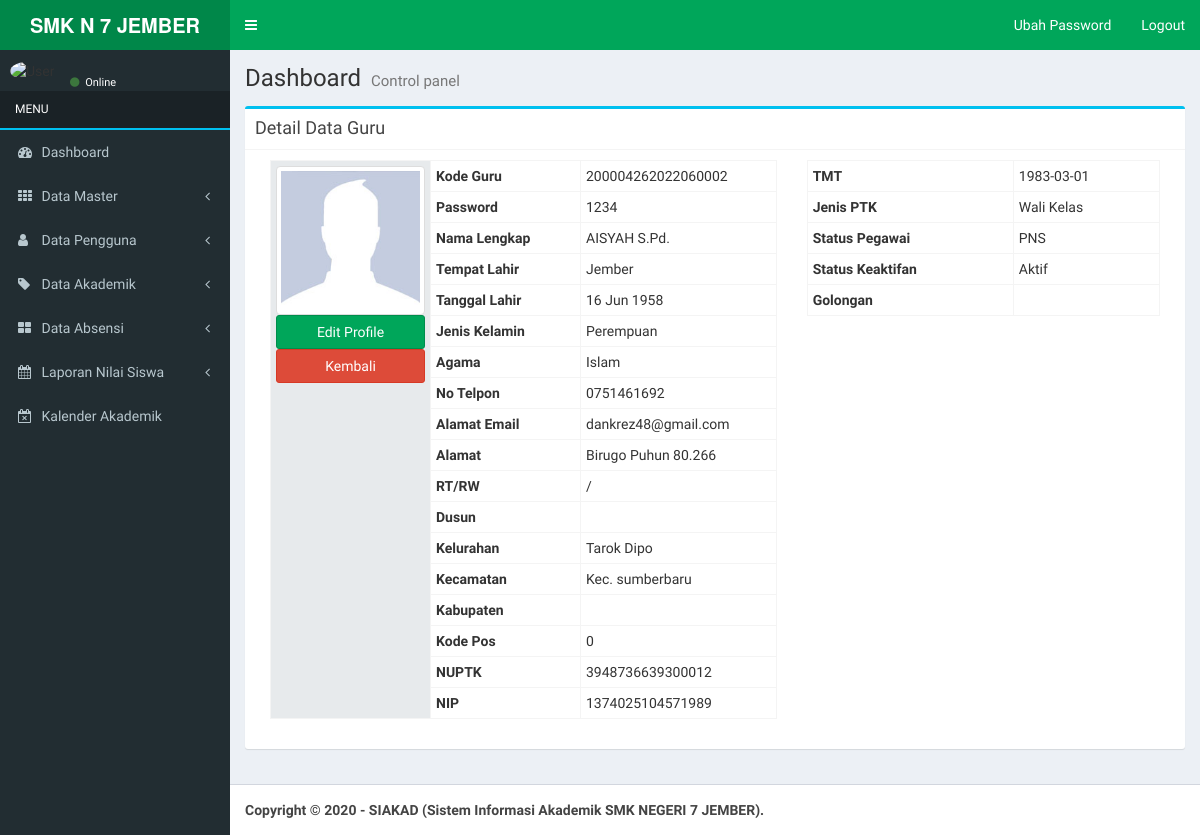
The app's page /index.php?view=guru&act=detailguru&id=200004262022060002 (signed in) with its own data.
### tables this page shows
CREATE TABLE `guru` (
  `nip` varchar(30) NOT NULL,
  `password` varchar(255) NOT NULL,
  `nama_guru` varchar(150) NOT NULL,
  `tempat_lahir` varchar(150) NOT NULL,
  `tanggal_lahir` date NOT NULL,
  `id_jenis_kelamin` int(11) NOT NULL,
  `id_agama` int(11) NOT NULL,
  `telepon` varchar(15) NOT NULL,
  `email` varchar(150) NOT NULL,
  `alamat_jalan` varchar(255) NOT NULL,
  `rt` varchar(5) NOT NULL,
  `rw` varchar(5) NOT NULL,
  `nama_dusun` varchar(100) NOT NULL,
  `desa_kelurahan` varchar(100) NOT NULL,
  `kecamatan` varchar(100) NOT NULL,
  `kabupaten` varchar(150) NOT NULL,
  `kode_pos` int(10) NOT NULL,
  `nuptk` varchar(50) NOT NULL,
  `nik` varchar(50) NOT NULL,
  `tmt` varchar(20) NOT NULL,
  `id_status_kepegawaian` int(5) NOT NULL,
  `id_jenis_ptk` int(5) NOT NULL,
  `id_status_keaktifan` int(5) NOT NULL,
  `foto` varchar(255) NOT NULL,
  `id_golongan` int(5) NOT NULL
);

CREATE TABLE `jenis_kelamin` (
  `id_jenis_kelamin` int(5) NOT NULL,
  `jenis_kelamin` varchar(50) NOT NULL
);

CREATE TABLE `agama` (
  `id_agama` int(5) NOT NULL,
  `nama_agama` varchar(100) NOT NULL
);

CREATE TABLE `jenis_ptk` (
  `id_jenis_ptk` int(5) NOT NULL,
  `jenis_ptk` varchar(100) NOT NULL,
  `keterangan` text NOT NULL
);

CREATE TABLE `status_kepegawaian` (
  `id_status_kepegawaian` int(5) NOT NULL,
  `status_kepegawaian` varchar(255) NOT NULL,
  `keterangan` text NOT NULL
);

CREATE TABLE `status_keaktifan` (
  `id_status_keaktifan` int(5) NOT NULL,
  `nama_status_keaktifan` varchar(255) NOT NULL,
  `keterangan` text NOT NULL
);

### config/fungsi_indotgl.php (called while the page is built, shortened)
<?php
	function tgl_indo($tgl){
			$tanggal = substr($tgl,8,2);
			$bulan = getBulan(substr($tgl,5,2));
			$tahun = substr($tgl,0,4);
			return $tanggal.' '.$bulan.' '.$tahun;
	}
	function getBulan($bln){
				switch ($bln){
					case 6:
						return "Jun";
						break;
				}
			}
?>

### application/master_guru.php (the view, shortened to what this page needs)
<?php if ($_GET[act]==''){ ?>
            <div class="col-xs-12">
              <div class="box">
                <div class="box-header">
                  <h3 class="box-title">Semua Data Guru </h3>
                  <?php if($_SESSION[level]!='kepala'){ ?>
                  <a class='pull-right btn btn-primary btn-sm' href='index.php?view=guru&act=tambahguru'>Tambahkan Data Guru</a>
                  <?php } ?>
                </div>
                <div class="box-body">
                  <table id="example1" class="table table-bordered table-striped">
                    <thead>
                      <tr>
                        <th>No</th>
                        <th>Kode Guru</th>
                        <th>Nama Lengkap</th>
                        <th>Jenis Kelamin</th>
                        <th>No Telpon</th>
                        <th>Status Pegawai</th>
                        <th>Jenis PTK</th>
                        <th>Action</th>
                      </tr>
                    </thead>
                    <tbody>
                  <?php
                    $tampil = mysqli_query($koneksi,"SELECT * FROM guru a
                                          LEFT JOIN jenis_kelamin b ON a.id_jenis_kelamin=b.id_jenis_kelamin
                                            LEFT JOIN status_kepegawaian c ON a.id_status_kepegawaian=c.id_status_kepegawaian
                                              LEFT JOIN jenis_ptk d ON a.id_jenis_ptk=d.id_jenis_ptk
                                              ORDER BY a.nip DESC");
                    $no = 1;
                    while($r=mysqli_fetch_array($tampil)){
                    echo "<tr><td>$no</td>
                              <td>$r[nip]</td>
                              <td>$r[nama_guru]</td>
                              <td>$r[jenis_kelamin]</td>
                              <td>$r[telepon]</td>
                              <td>$r[status_kepegawaian]</td>
                              <td>$r[jenis_ptk]</td>";
                              if($_SESSION[level]!='kepala'){
                        echo "<td><center>
                                <a class='btn btn-info btn-xs' title='Lihat Detail' href='?view=guru&act=detailguru&id=$r[nip]'>
                                <span class='glyphicon glyphicon-search'></span></a>
                                <a class='btn btn-success btn-xs' title='Edit Data' href='?view=guru&act=editguru&id=$r[nip]'>
                                <span class='glyphicon glyphicon-edit'></span></a>
                                <a class='btn btn-danger btn-xs' title='Delete Data' href='?view=guru&hapus=$r[nip]'>
                                <span class='glyphicon glyphicon-remove'></span></a>
                              </center></td>";
                              }else{
                                echo "<td><center>
                                <a class='btn btn-info btn-xs' title='Lihat Detail' href='?view=guru&act=detailguru&id=$r[nip]'>
                                <span class='glyphicon glyphicon-search'></span></a>
                              </center></td>";
                              }
                            echo "</tr>";
                      $no++;
                      }
                      if (isset($_GET[hapus])){
                          mysqli_query($koneksi,"DELETE FROM guru where nip='$_GET[hapus]'");
                          echo "<script>document.location='index.php?view=guru';</script>";
                      }
                  ?>
                    </tbody>
                  </table>
                </div>
              </div>
            </div>
<?php
}elseif($_GET[act]=='detailguru'){
    $detail = mysqli_query($koneksi,"SELECT a.*, b.jenis_kelamin, c.status_kepegawaian, d.jenis_ptk, e.nama_agama, g.nama_golongan, f.nama_status_keaktifan
                                FROM guru a LEFT JOIN jenis_kelamin b ON a.id_jenis_kelamin=b.id_jenis_kelamin
                                  LEFT JOIN status_kepegawaian c ON a.id_status_kepegawaian=c.id_status_kepegawaian
                                    LEFT JOIN jenis_ptk d ON a.id_jenis_ptk=d.id_jenis_ptk
                                      LEFT JOIN agama e ON a.id_agama=e.id_agama
                                        LEFT JOIN status_keaktifan f ON a.id_status_keaktifan=f.id_status_keaktifan
                                        LEFT JOIN golongan g ON a.id_golongan=g.id_golongan
                                            where a.nip='$_GET[id]'");
    $s = mysqli_fetch_array($detail);
    echo "<div class='col-md-12'>
              <div class='box box-info'>
                <div class='box-header with-border'>
                  <h3 class='box-title'>Detail Data Guru</h3>
                </div>
              <div class='box-body'>
              <form method='POST' class='form-horizontal' action='' enctype='multipart/form-data'>
                <div class='col-md-7'>
                  <table class='table table-condensed table-bordered'>
                  <tbody>
                    <input type='hidden' name='id' value='$s[nip]'>
                    <tr><th style='background-color:#E7EAEC' width='160px' rowspan='25'>";
                        if (trim($s[foto])==''){
                          echo "<img class='img-thumbnail' style='width:155px' src='foto_siswa/no-image.jpg'>";
                        }else{
                          echo "<img class='img-thumbnail' style='width:155px' src='foto_pegawai/$s[foto]'>";
                        }
                      if($_SESSION[level]!='kepala'){
                        echo "<a href='index.php?view=guru&act=editguru&id=$_GET[id]' class='btn btn-success btn-block'>Edit Profile</a>";
                        echo"<a href='index.php?view=guru'><button type='button' class='btn btn-danger btn-block'>Kembali</button></a>";
                      }
                        echo "</th>
                    </tr>
                    <tr><th width='120px' scope='row'>Kode Guru</th>      <td>$s[nip]</td></tr>
                    <tr><th scope='row'>Password</th>               <td>$s[password]</td></tr>
                    <tr><th scope='row'>Nama Lengkap</th>           <td>$s[nama_guru]</td></tr>
                    <tr><th scope='row'>Tempat Lahir</th>           <td>$s[tempat_lahir]</td></tr>
                    <tr><th scope='row'>Tanggal Lahir</th>          <td>" . tgl_indo($s[tanggal_lahir]) . "</td></tr>
                    <tr><th scope='row'>Jenis Kelamin</th>          <td>$s[jenis_kelamin]</td></tr>
                    <tr><th scope='row'>Agama</th>                  <td>$s[nama_agama]</td></tr>
                    <tr><th scope='row'>No Telpon</th>              <td>$s[telepon]</td></tr>
                    <tr><th scope='row'>Alamat Email</th>           <td>$s[email]</td></tr>
                    <tr><th scope='row'>Alamat</th>                 <td>$s[alamat_jalan]</td></tr>
                    <tr><th scope='row'>RT/RW</th>                  <td>$s[rt]/$s[rw]</td></tr>
                    <tr><th scope='row'>Dusun</th>                  <td>$s[nama_dusun]</td></tr>
                    <tr><th scope='row'>Kelurahan</th>              <td>$s[desa_kelurahan]</td></tr>
                    <tr><th scope='row'>Kecamatan</th>              <td>$s[kecamatan]</td></tr>
                    <tr><th scope='row'>Kabupaten</th>              <td>$s[kabupaten]</td></tr>
                    <tr><th scope='row'>Kode Pos</th>               <td>$s[kode_pos]</td></tr>
                    <tr><th scope='row'>NUPTK</th>                  <td>$s[nuptk]</td></tr>
                    <tr><th width='150px' scope='row'>NIP</th>      <td>$s[nik]</td></tr>
                  </tbody>
                  </table>
                </div>
                <div class='col-md-5'>
                  <table class='table table-condensed table-bordered'>
                  <tbody>
                    <tr><th scope='row'>TMT</th>                   <td>$s[tmt]</td></tr>
                    <tr><th scope='row'>Jenis PTK</th>              <td>$s[jenis_ptk]</td></tr>
                    <tr><th scope='row'>Status Pegawai</th>         <td>$s[status_kepegawaian]</td></tr>
                    <tr><th scope='row'>Status Keaktifan</th>       <td>$s[nama_status_keaktifan]</td></tr>
                    <tr><th scope='row'>Golongan</th>               <td>$s[nama_golongan]</td></tr>
                  </tbody>
                  </table>
                </div>
              </div>
            </div>";
}
?>

### records on screen
guru: nip "200004262022060002", password "1234", nama_guru "AISYAH S.Pd.", tempat_lahir "Jember", tanggal_lahir "16 Jun 1958", id_jenis_kelamin.jenis_kelamin "Perempuan", id_agama.nama_agama "Islam", telepon "0751461692", email "dankrez48@gmail.com", alamat_jalan "Birugo Puhun 80.266", desa_kelurahan "Tarok Dipo", kecamatan "Kec. sumberbaru", kode_pos "0", nuptk "3948736639300012", nik "1374025104571989", tmt "1983-03-01", id_jenis_ptk.jenis_ptk "Wali Kelas", id_status_kepegawaian.status_kepegawaian "PNS", id_status_keaktifan.nama_status_keaktifan "Aktif"
